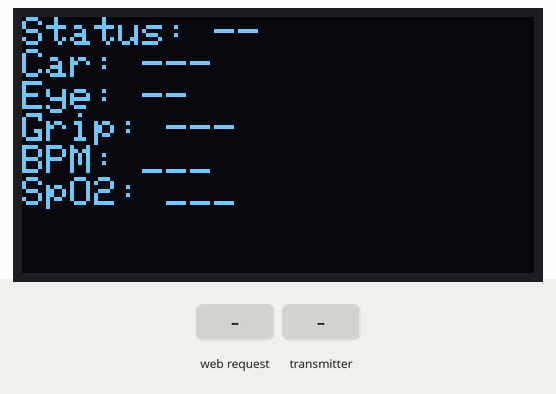
Bench run of a sketch on a simulated ESP32. Parts: 128×64 one-colour display. The test bench sets the inputs (shaded band). WiFi joins after 1.5 s; servers stay silent unless stated; uploads are accepted with an empty reply; what the sketch prints to the serial monitor is not drawn.

Above: at 3.8 s.
3.9 s: HTTP request GET /drowsy received
At 5.2 s:
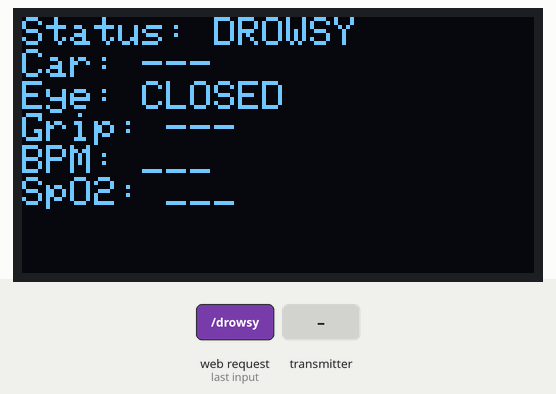
5.5 s: HTTP request GET /alert received
At 6.8 s:
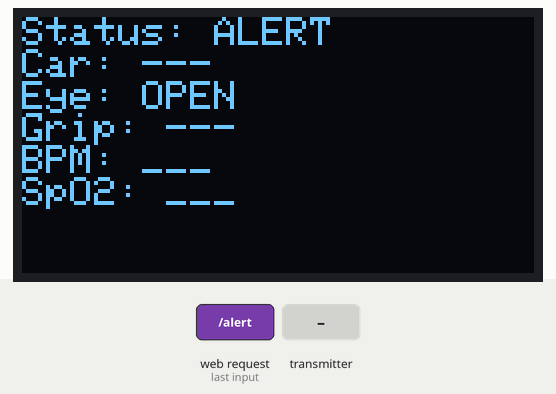
7.1 s: the transmitter starts sending carState = 0
At 8.4 s:
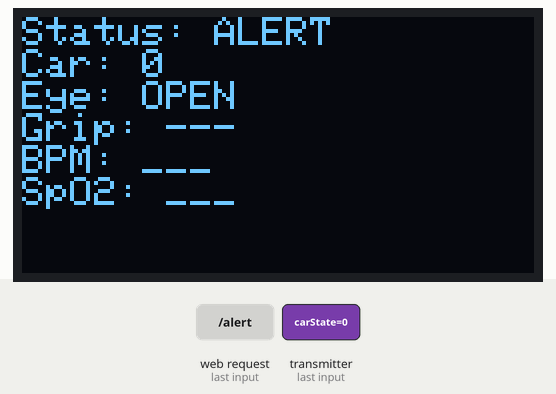
8.7 s: the transmitter starts sending grip = 0
At 9.8 s:
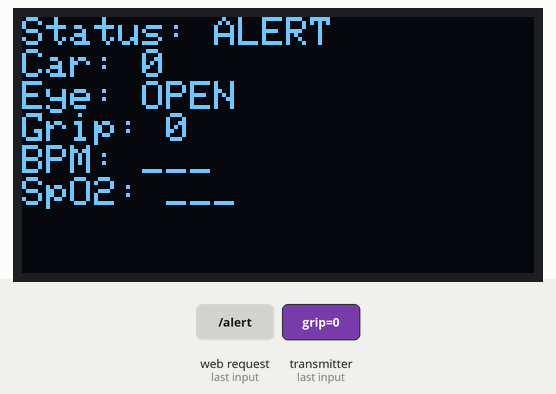
10.2 s: the transmitter starts sending heartRate = 0
At 11.1 s:
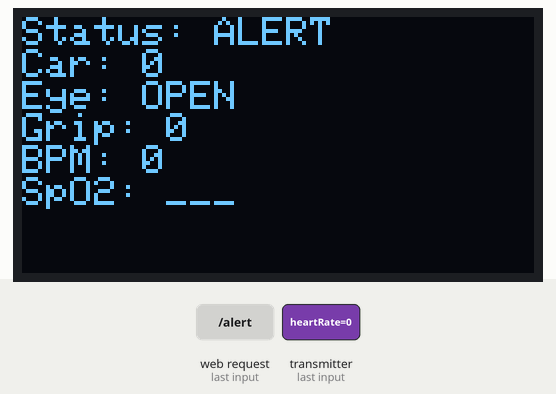
11.8 s: the transmitter starts sending spo2 = 0
At 12.4 s:
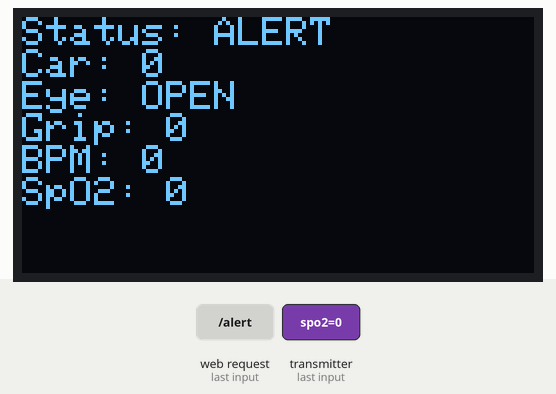
Timing chart, 0 to 14.8 s (numbered marks = the images above; inputs shaded):
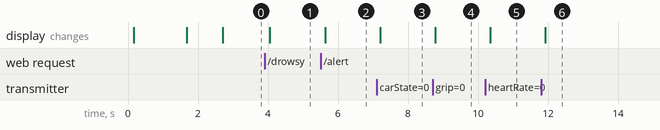

The sketch:

esp32b-display-node-esp-now-with-eyes.ino
```cpp
/* Display Node v1.7 (OLED + Serial Mirror + Backend POST)
   - Receives sensor data via ESP-NOW
   - Runs webserver for manual alert/drowsy
   - POSTs incoming sensor + phone state to backend API
   - OLED and Serial Monitor now show the same status text
*/

#include <WiFi.h>
#include <WebServer.h>
#include <esp_now.h>
#include <SPI.h>
#include <Adafruit_GFX.h>
#include <Adafruit_SSD1306.h>
#include <HTTPClient.h>

// ====== Wi-Fi Credentials ======
const char* ssid = "Maeil Cafe";
const char* password = "eggbreadisgood";

// ====== Backend URL ======
const char* BACKEND_URL = "https://safedriveapp.loca.lt/api/prototype";

// ===== OLED Display =====
#define SCREEN_WIDTH 128
#define SCREEN_HEIGHT 64
#define DC_PIN 13
#define CS_PIN 12
#define RESET_PIN 15
#define SDA_PIN 14
#define SCL_PIN 2

Adafruit_SSD1306 display(SCREEN_WIDTH, SCREEN_HEIGHT, &SPI, DC_PIN, RESET_PIN, CS_PIN);

// ===== Sensor Node MAC =====
uint8_t sensorNodeMAC[] = {0x84, 0x1F, 0xE8, 0x69, 0x89, 0x08};

// ===== WebServer =====
WebServer server(80);

// ===== Phone-sent eye/drowsy state =====
bool phoneDrowsy = false;
bool havePhoneState = false;
unsigned long phoneStateTimestamp = 0;

// ===== Message struct to sensor node =====
typedef struct struct_message {
  bool drowsy;
} struct_message;
struct_message messageToSend;

// ===== Sensor data struct =====
typedef struct struct_sensorData {
  char carState[12];
  char grip[8];
  int heartRate;
  int spo2;
} sensorData;
sensorData incomingData = {"---", "---", -1, -1};

// ===== POST control =====
bool dataUpdated = false;
unsigned long lastPostMillis = 0;
const unsigned long POST_INTERVAL_MS = 3000;
String lastPostedJson = "";

// ===== ESP-NOW Callbacks =====
void OnDataSent(const wifi_tx_info_t *info, esp_now_send_status_t status) {
  // Optional: can print target + status
}

void OnDataRecv(const esp_now_recv_info_t *info, const uint8_t *data, int len) {
  if (len != sizeof(incomingData)) {
    Serial.println("⚠️ Received data length mismatch.");
    return;
  }
  memcpy(&incomingData, data, sizeof(incomingData));
  dataUpdated = true;

  Serial.println("\n✅ Received sensor data:");
  Serial.print("Car: "); Serial.println(incomingData.carState);
  Serial.print("Grip: "); Serial.println(incomingData.grip);
  Serial.print("BPM: "); Serial.println(incomingData.heartRate);
  Serial.print("SpO2: "); Serial.println(incomingData.spo2);
}

// ===== Web Handlers =====
void handleRoot() {
  String html = "<!doctype html><html><head><meta name='viewport' content='width=device-width,initial-scale=1'/>"
                "<title>Driver Monitor</title></head><body style='font-family:Helvetica,Arial;'>"
                "<h3>Driver Monitor</h3>"
                "<p><a href='/drowsy'><button style='padding:10px 20px;font-size:18px;background:#ff6666;border:none;border-radius:6px;'>Drowsy</button></a>"
                " <a href='/alert'><button style='padding:10px 20px;font-size:18px;background:#66cc66;border:none;border-radius:6px;'>Alert</button></a></p>"
                "<p>Tip: Add this page to Home Screen or use Shortcuts to automate it.</p>"
                "</body></html>";
  server.send(200, "text/html", html);
}

void handleDrowsy() {
  phoneDrowsy = true;
  havePhoneState = true;
  phoneStateTimestamp = millis();

  messageToSend.drowsy = true;
  esp_err_t res = esp_now_send(sensorNodeMAC, (uint8_t*)&messageToSend, sizeof(messageToSend));
  Serial.print("Sent drowsy command, esp_now_send result: ");
  Serial.println(res);

  Serial.println("📲 Phone triggered: DROWSY");
  dataUpdated = true;
  server.send(200, "text/plain", "OK: DROWSY");
}

void handleAlert() {
  phoneDrowsy = false;
  havePhoneState = true;
  phoneStateTimestamp = millis();

  messageToSend.drowsy = false;
  esp_err_t res = esp_now_send(sensorNodeMAC, (uint8_t*)&messageToSend, sizeof(messageToSend));
  Serial.print("Sent alert command, esp_now_send result: ");
  Serial.println(res);

  Serial.println("📲 Phone triggered: ALERT");
  dataUpdated = true;
  server.send(200, "text/plain", "OK: ALERT");
}

void handleNotFound() {
  server.send(404, "text/plain", "Not found");
}

const char* computeStatus() {
  unsigned long now = millis();
  if (havePhoneState && (now - phoneStateTimestamp > 10000)) {
    havePhoneState = false;
  }
  if (havePhoneState) return phoneDrowsy ? "DROWSY" : "ALERT";
  return "--";
}

// Build JSON string from incomingData + eyesStatus
String buildPayloadJson() {
  String eyesStatus = havePhoneState ? (phoneDrowsy ? "CLOSED" : "OPEN") : "--";
  String json = "{";
  json += "\"gripStatus\":\""; json += String(incomingData.grip); json += "\",";
  json += "\"eyesStatus\":\""; json += eyesStatus; json += "\",";
  if (incomingData.heartRate >= 0) {
    json += "\"bpm\":"; json += String(incomingData.heartRate); json += ",";
  }
  if (incomingData.spo2 >= 0) {
    json += "\"spo2\":"; json += String(incomingData.spo2); json += ",";
  }
  json += "\"carStatus\":\""; json += String(incomingData.carState); json += "\"";
  json += "}";
  return json;
}

void sendToBackendIfNeeded() {
  unsigned long now = millis();
  if (!dataUpdated && (now - lastPostMillis) < POST_INTERVAL_MS) return;

  String payload = buildPayloadJson();

  // avoid sending identical payload repeatedly
  if (payload.equals(lastPostedJson) && (now - lastPostMillis) < (POST_INTERVAL_MS * 2)) {
    dataUpdated = false;
    return;
  }

  if (WiFi.status() == WL_CONNECTED) {
    HTTPClient http;
    http.begin(BACKEND_URL);
    http.addHeader("Content-Type", "application/json");
    int code = http.POST(payload);
    Serial.print("🌐 POST to backend, code: ");
    Serial.println(code);

    if (code > 0) {
      String resp = http.getString();
      Serial.println("Response: " + resp);
      lastPostedJson = payload;
      lastPostMillis = now;
      dataUpdated = false;
    } else {
      Serial.println("⚠️ Failed to POST to backend");
    }
    http.end();
  } else {
    Serial.println("⚠️ Not connected to WiFi - can't POST");
  }
}

void setup() {
  Serial.begin(115200);
  delay(100);

  // OLED init
  SPI.begin(SCL_PIN, -1, SDA_PIN, CS_PIN);
  if (!display.begin(SSD1306_SWITCHCAPVCC)) {
    Serial.println(F("SSD1306 init failed"));
    for (;;) ;
  }
  display.clearDisplay();
  display.setTextSize(1);
  display.setTextColor(SSD1306_WHITE);
  display.setCursor(0, 0);
  display.println("Connecting Wi-Fi...");
  display.display();

  // WiFi connect
  WiFi.mode(WIFI_STA);
  WiFi.begin(ssid, password);
  Serial.print("Connecting to Wi-Fi ");
  Serial.print(ssid);
  while (WiFi.status() != WL_CONNECTED) {
    delay(500);
    Serial.print(".");
  }
  Serial.println("\n✅ Connected!");
  Serial.print("IP address: ");
  Serial.println(WiFi.localIP());

  display.clearDisplay();
  display.setCursor(0, 0);
  display.println("Wi-Fi Connected!");
  display.print("IP: ");
  display.println(WiFi.localIP());
  display.display();
  delay(1000);

  // ESP-NOW init
  if (esp_now_init() != ESP_OK) {
    Serial.println("Error initializing ESP-NOW");
  } else {
    esp_now_register_send_cb(OnDataSent);
    esp_now_register_recv_cb(OnDataRecv);
  }

  esp_now_peer_info_t peerInfo = {};
  memcpy(peerInfo.peer_addr, sensorNodeMAC, 6);
  peerInfo.channel = 0;
  peerInfo.encrypt = false;
  esp_now_add_peer(&peerInfo);

  // Web server
  server.on("/", handleRoot);
  server.on("/drowsy", handleDrowsy);
  server.on("/alert", handleAlert);
  server.onNotFound(handleNotFound);
  server.begin();
  Serial.println("HTTP server started");
}

void loop() {
  server.handleClient();

  if (havePhoneState && (millis() - phoneStateTimestamp > 10000)) {
    havePhoneState = false;
    dataUpdated = true;
  }

  const char* statusStr = computeStatus();
  const char* eyeStr = havePhoneState ? (phoneDrowsy ? "CLOSED" : "OPEN") : "--";

  // ===== OLED Display =====
  display.clearDisplay();
  display.setCursor(0, 0);
  display.print("Status: "); display.println(statusStr);
  display.print("Car: "); display.println(incomingData.carState);
  display.print("Eye: "); display.println(eyeStr);
  display.print("Grip: "); display.println(incomingData.grip);
  display.print("BPM: ");
  if (incomingData.heartRate == -1) display.println("___");
  else display.println(incomingData.heartRate);
  display.print("SpO2: ");
  if (incomingData.spo2 == -1) display.println("___");
  else display.println(incomingData.spo2);
  display.display();

  // ===== Serial Mirror =====
  Serial.println("-------------");
  Serial.print("Status: "); Serial.println(statusStr);
  Serial.print("Car: "); Serial.println(incomingData.carState);
  Serial.print("Eye: "); Serial.println(eyeStr);
  Serial.print("Grip: "); Serial.println(incomingData.grip);
  Serial.print("BPM: ");
  if (incomingData.heartRate == -1) Serial.println("___");
  else Serial.println(incomingData.heartRate);
  Serial.print("SpO2: ");
  if (incomingData.spo2 == -1) Serial.println("___");
  else Serial.println(incomingData.spo2);
  Serial.println("-------------");

  // POST to backend when new data arrives or interval passes
  sendToBackendIfNeeded();

  delay(200);
}
```

Measured:
- after the input at 3.9 s, the display: changes after 0.15 s (image 1)
- after the input at 5.5 s, the display: changes after 0.13 s (image 2)
- after the input at 7.1 s, the display: changes after 0.10 s (image 3)
- after the input at 8.7 s, the display: changes after 0.07 s (image 4)
- after the input at 10.2 s, the display: changes after 0.15 s (image 5)
- after the input at 11.8 s, the display: changes after 0.11 s (image 6)
